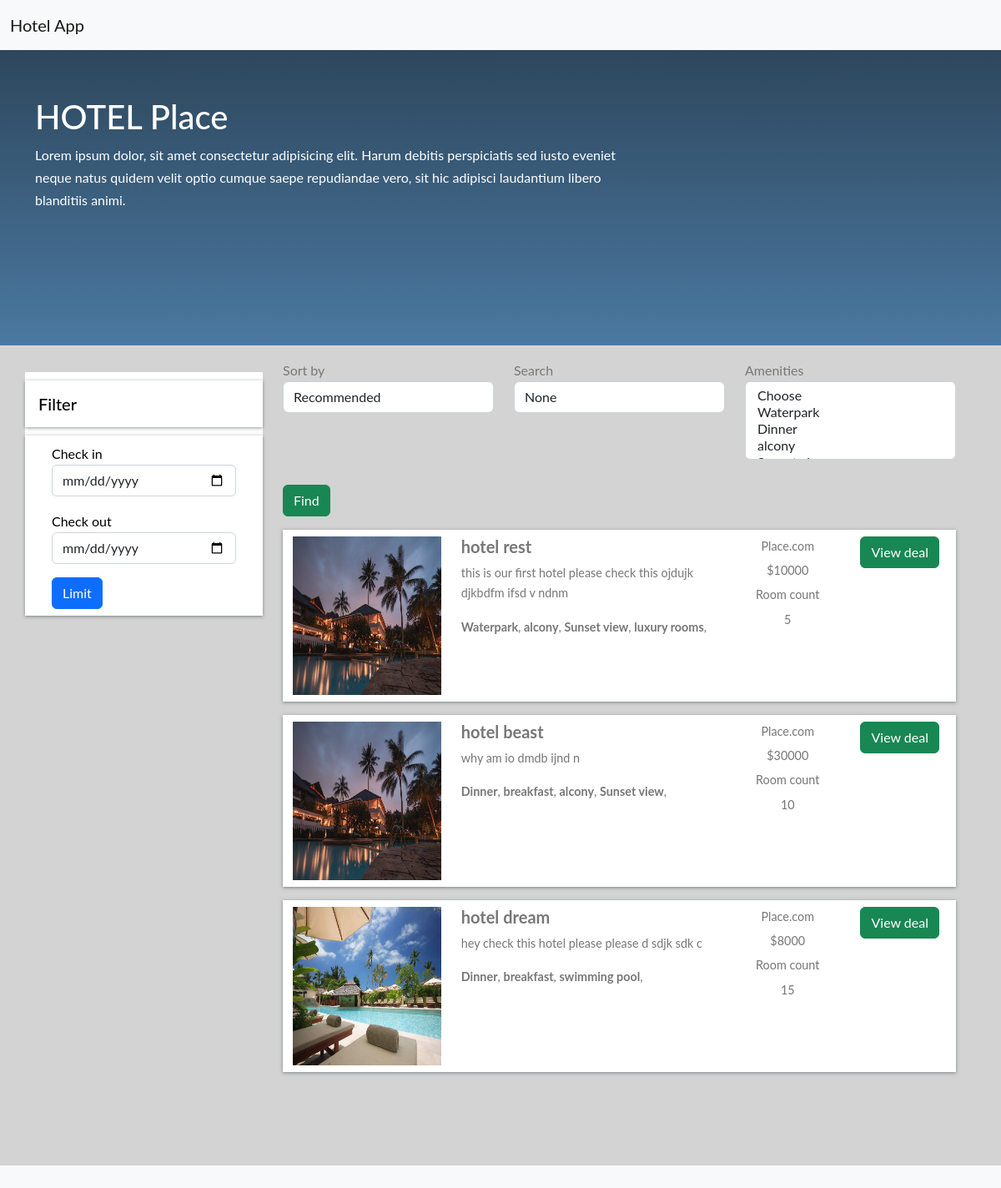
The page / on the database its author committed.
### home/models.py (models this page shows, shortened)
class BaseModel(models.Model):
    uid = models.UUIDField(default=uuid.uuid4   , editable=False , primary_key=True)
    created_at = models.DateField(auto_now_add=True)
    updated_at = models.DateField(auto_now_add=True)
    class Meta:
        abstract = True

class Hotel(BaseModel):
    hotel_name= models.CharField(max_length=100)
    hotel_price = models.IntegerField()
    description = models.TextField()
    amenities = models.ManyToManyField(Amenities)
    room_count = models.IntegerField(default=10)

class HotelImages(BaseModel):
    hotel= models.ForeignKey(Hotel ,related_name="images", on_delete=models.CASCADE)
    images = models.ImageField(upload_to="hotels")

class Amenities(BaseModel):
    amenity_name = models.CharField(max_length=100)

### home/views.py (the view)
# urls.py: path('', home , name='home'),
def home(request):
    amenities_objs = Amenities.objects.all()
    hotels_objs = Hotel.objects.all()
    sort_by = request.GET.get('sort_by')
    search = request.GET.get('search')
    amenities = request.GET.getlist('amenities')
    print(amenities)
    if sort_by:
        if sort_by == 'ASC':
            hotels_objs = hotels_objs.order_by('hotel_price')
        elif sort_by == 'DSC':
            hotels_objs = hotels_objs.order_by('-hotel_price')
    if search:
        hotels_objs = hotels_objs.filter(
            Q(hotel_name__icontains = search) |
            Q(description__icontains = search) )
    if len(amenities):
        hotels_objs = hotels_objs.filter(amenities__amenity_name__in = amenities).distinct()
    context = {'amenities_objs' : amenities_objs , 'hotels_objs' : hotels_objs , 'sort_by' : sort_by
    , 'search' : search , 'amenities' : amenities}
    return render(request , 'home.html' ,context)

### home/templates/home.html (shortened to what this page needs)
{% extends "base.html" %}
{%  block start %}
<section class="colorful jumbotron mb-0" role="banner">
    <nav class="navbar navbar-expand-lg justify-content-between navbar-dark" role="navigation">
        <div class="navbar-brand">
            <a href="home.html">Hotel Spoof
                <em>.</em>
            </a>
        </div>
    </nav>
    <div class="container hotels-container">
        <div class="row mt-2 justify-content-between">
            <div class="col-md-8 text-white align-self-center mb-2 p-4">
                <h1>HOTEL Place</h1>
                <span class=""> Lorem ipsum dolor, sit amet consectetur adipisicing elit. Harum debitis perspiciatis sed iusto
                    eveniet neque natus quidem velit optio cumque saepe repudiandae vero, sit hic adipisci laudantium libero blanditiis
                    animi.
                </span>
            </div>
        </div>
    </div>
</section>
<section class="search-container mb-5 pb-5">
    <div class="container">
        <div class="row">
            <div class="col-lg-3">
                <div class="row mt-2 justify-content-between">
                    <div class="filter-card">
                        <h5>Filter</h5>
                        <form action="#">
                            <div class="row form-group">
                                <div class="col-md-12">
                                    <label for="mintopay">Check in</label>
                                    <p>
                                        <input type="date" name="checkin" id="checkin" class="form-control">
                                    </p>
                                </div>
                                <div class="col-md-12">
                                    <label for="maxtopay">Check out</label>
                                    <p>
                                        <input type="date" name="checkout" id="checkout" class="form-control">
                                    </p>
                                </div>
                            </div>
                            <div class="row form-group">
                                <div class="col-md-12">
                                    <input type="submit" class="btn btn-primary btn-block" value="Limit">
                                </div>
                            </div>
                        </form>
                    </div>
                </div>
            </div>
            <div class="col-lg-9  px-4 mb-5">
                <form>
                <div class="row mt-3">
                    <div class="col-md-4">
                    <div class="form-inline">
                        <label class="" for="exampleFormControlSelect1">Sort by</label>
                        <select class="form-control" name="sort_by" id="exampleFormControlSelect1">
                            <option value="">Recommended</option>
                        </select>
                    </div>
                    </div>
                    <div class="col-md-4">
                        <div class="form-inline">
                            <label class="" for="exampleFormControlSelect1">Search</label>
                            <input name="search" class="form-control" value="{{search}}" placeholder="Search">
                        </div>
                    </div>
                    <div class="col-md-4">
                        <div class="form-inline">
                           <label class="" for="exampleFormControlSelect1">Amenities</label>
                            <select name="amenities" class="form-control" multiple>
                            <option value="">Choose</option>
                            {% for amenities_obj in amenities_objs %}
                            <option {% if amenities_obj.amenity_name in amenities  %} selected {%endif%}value="{{amenities_obj.amenity_name}}">{{amenities_obj.amenity_name}}</option>
                                {% endfor %}
                        </select>
                        </div>
                    </div>
                    <div class="col-md-4">
                            <button style="margin-top: 30px;" type="submit" class="btn btn-success">Find</button>
                        </div>
                </div>
                </form>
                {% for hotels_obj in hotels_objs %}
                <div class="row search-card-result">
                    <div class="col-md-3">
                    <a href="/hotel-detail/{{hotels_obj.uid}}">
                        <img class="img-fluid" src="/media/{{hotels_obj.images.first.images}}" alt="Card image cap">
                    </a></div>
                    <div class="col-md-5">
                        <h5>{{hotels_obj.hotel_name}}</h5>
                        <p>
                            {{hotels_obj.description|truncatechars:150}}
                        </p>
                        <p>
                            {%for amenitie in hotels_obj.amenities.all %}
                            <b>{{amenitie.amenity_name}}</b>,
                            {% endfor %}
                        </p>
                    </div>
                    <div class="col-md-2 border-left text-center more-offers">
                        <p>Place.com</p>
                        <p>${{hotels_obj.hotel_price}}</p>
                        <p>Room count</p>
                        <p>{{hotels_obj.room_count}}</p>
                    </div>
                    <div class="col-md-2 border-left text-center more-offers">
                        <div class="btn btn-success">View deal </div>
                    </div>
                </div>
                {% endfor %}
            </div>
        </div>
    </div>
</section>
{% endblock %}

### home/templates/base.html (shortened to what this page needs)
<!doctype html>
<html lang="en">
  <head>
    <link href="https://cdn.jsdelivr.net/npm/bootstrap@5.2.0-beta1/dist/css/bootstrap.min.css" rel="stylesheet">
</head>
  <body class="bg-light">
<nav class="navbar fixed-top bg-light">
  <div class="container-fluid">
    <a class="navbar-brand" href="/">Hotel App</a>
  </div>
</nav>
      {% block start %}
      {% endblock %}
  </body>
</html>

### home/templates/base.html (style rules this page uses)
body { font-family: "Lato", Arial, sans-serif; font-weight: 400; font-size: 16px; line-height: 1.7; background: #fff; color: #777; }
nav { margin-bottom: 1rem; }
nav a { color: white; -webkit-transition: 0.5s; -o-transition: 0.5s; transition: 0.5s; }
.colorful { background: #4b79a1; background: -webkit-linear-gradient(to bottom, #283e51, #4b79a1); background: linear-gradient(to bottom, #283e51, #4b79a1); border-radius: 0px; padding: 0px 0 1rem 0 !important; }
.hotels-container { padding: 0.5rem 0 7rem 0; }
.search-container { background: #d3d3d3; }
.search-card-result { box-shadow: 0px 1px 4px rgba(41, 51, 57, 0.5); margin: 1rem 0; padding: 0.5rem 0; background-color: #fff; }
.search-card-result img { height: 190px; }
.search-card-result h5 { font-style: 1.1rem; font-weight: 700; }
.search-card-result p { font-size: 0.9rem; }
.search-card-result .more-offers p { margin-bottom: 0.3rem; }
.filter-card { padding: 0; background: #fff; color: black; }
.filter-card h5 { margin: 10px 0; padding: 1rem; box-shadow: 0px 1px 4px rgba(41, 51, 57, 0.5); color: #000; }
.filter-card form { box-shadow: 0px 1px 4px rgba(41, 51, 57, 0.5); padding: 0.5rem 2rem; }

### rows shown on the page
Hotel: images.first.images (picture), hotel_name "hotel rest", description "this is our first hotel please check this ojdujk djkbdfm ifsd v ndnm", hotel_price "10000", room_count "5"
Amenities: amenity_name "Waterpark"
Amenities: amenity_name "alcony"
Amenities: amenity_name "Sunset view"
Amenities: amenity_name "luxury rooms"
Hotel: images.first.images (picture), hotel_name "hotel beast", description "why am io dmdb ijnd n", hotel_price "30000", room_count "10"
Amenities: amenity_name "Dinner"
Amenities: amenity_name "breakfast"
Hotel: images.first.images (picture), hotel_name "hotel dream", description "hey check this hotel please please d sdjk sdk c", hotel_price "8000", room_count "15"
Amenities: amenity_name "swimming pool"
